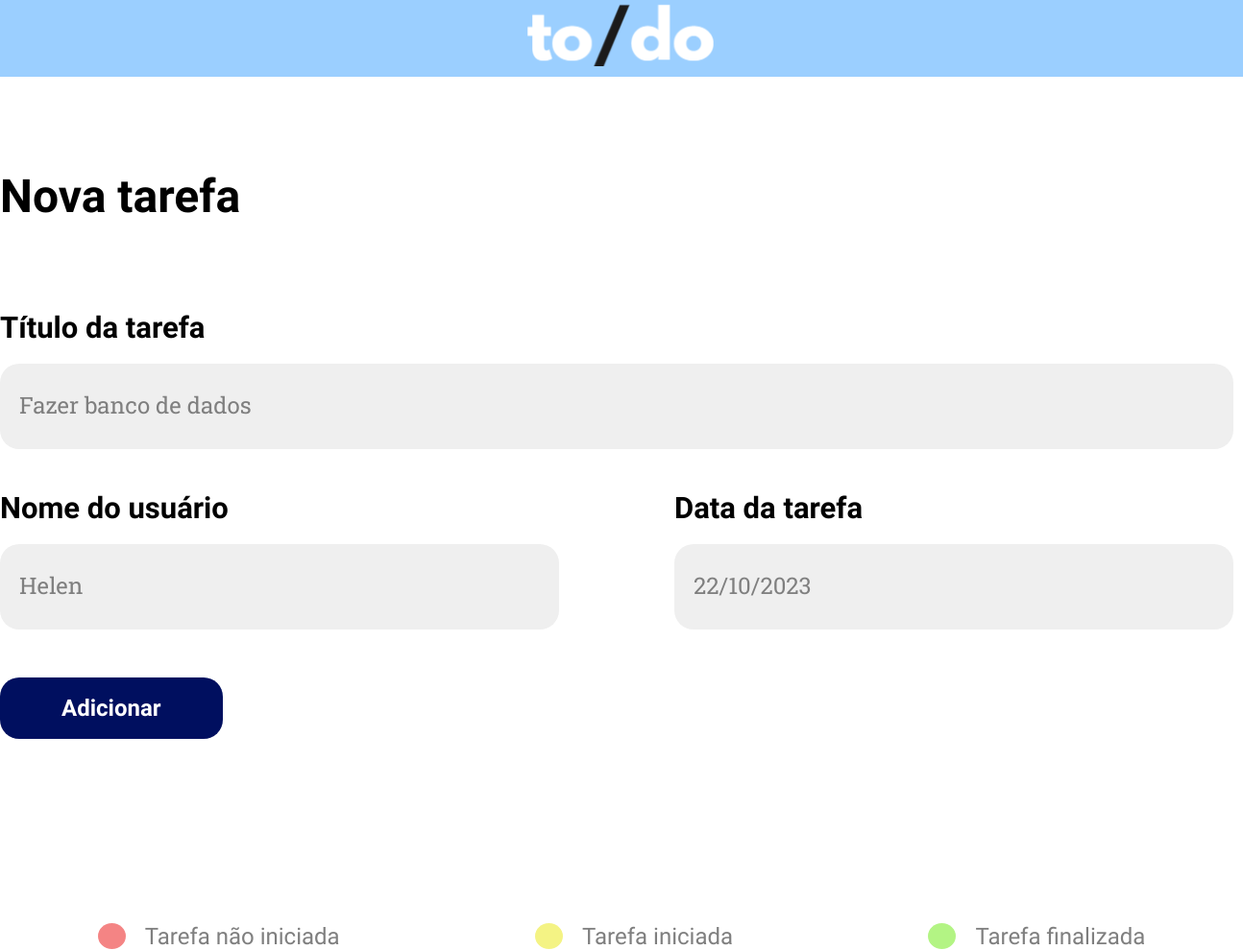
The page /editar_tarefa/2 on the database as committed earlier.
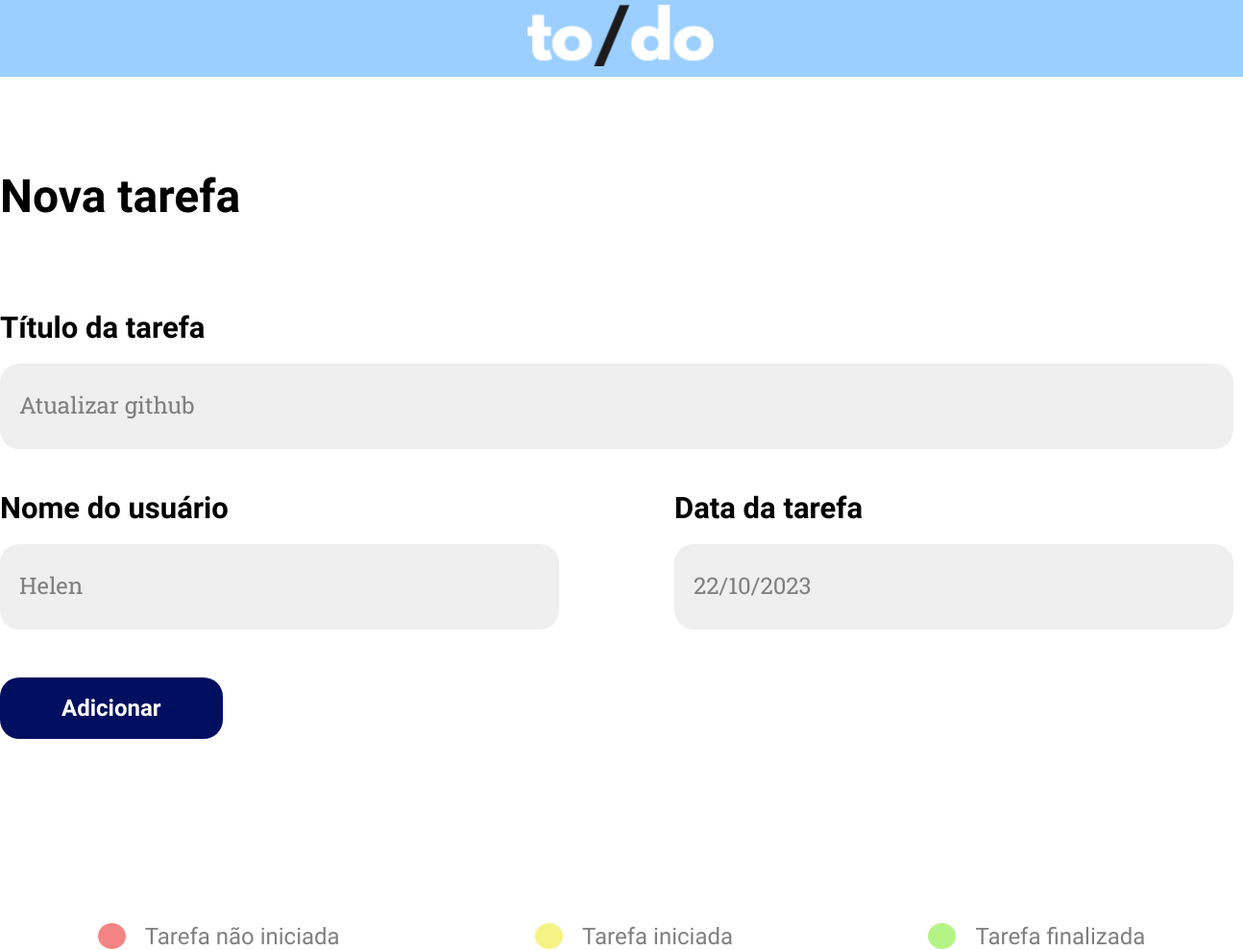
The same page on the database as committed later.
### tables this page shows
CREATE TABLE activities (
            id INTEGER PRIMARY KEY AUTOINCREMENT, 
            name TEXT,
            description TEXT, 
            date TEXT,
            start_time TEXT,
            end_time TEXT,
            status TEXT);

### main.py (the view)
@app.route('/editar_tarefa/<string:id>', methods=['POST','GET'])
def editar_tarefa(id):
    identificador = int(id)
    resposta = db.select_from_table(custom_query=f"SELECT id, name, description, date FROM activities WHERE id = {identificador}")
    id = resposta[0][0]
    nome = resposta[0][1]
    descricao = resposta[0][2]
    data = resposta[0][3]
    return render_template('update.html', nome=nome, descricao=descricao, data=data, id=id)

### bd_tutorial.py (called while the page is built)
def create_connection(db_file) -> sqlite3.Connection:
    conn = None
    conn = sqlite3.connect(db_file)
    return conn

def select_from_table(table_name : str = None, custom_query : str = None) -> list[tuple]:
    conn = create_connection(DB_PATH)
    cur = conn.cursor()
    if not custom_query:
        cur.execute(f"SELECT * FROM {table_name}")
    else:
        print(custom_query)
        cur.execute(custom_query)
    rows = cur.fetchall()
    return rows

### templates/update.html (shortened to what this page needs)
<!DOCTYPE html>
<html lang="en">
<head>
    <link rel="stylesheet" href="{{ url_for('static',    filename='register.css') }}">
</head>
<body>
    <header class="headerSection">
        <div class="headerContainer">
            <img class="logo" src="{{ url_for('static',filename='assets/logo.svg') }}" alt="Logo">
        </div>
    </header>
    <div class="formsSection">
        <div class="forms">
            <h1 class="h1"> Nova tarefa </h1>
            <div class="formsContainer">
                <form class="form" action="{{url_for('atualizar', id=id)}}" method="POST">
                        <div class="inputContainer">
                            <label for="">Título da tarefa</label>
                            <input type="text" id="descricao" name="descricao"
                            placeholder="{{descricao}}">
                        </div>
                        <div class="form2">
                            <div class="inputContainer2">
                                <label for=""> Nome do usuário</label>
                                <input type="text"
                                name="nome"
                                id="nome" placeholder="{{nome}}">
                            </div>
                            <div class="inputContainer2">
                                <label for=""> Data da tarefa</label>
                                <input type="text"
                                name="data" id="data"
                                placeholder="{{data}}">
                            </div>
                        </div>
                        <div class="buttonContainer">
                            <button class="submitButton" type="submit">
                                <a class="linkButton" href="">
                                    Adicionar
                                </a>
                            </button>
                        </div>
                </form>
            </div>
        </div>
        <div class="captionsSection">
                <div class="captionsContainer">
                    <div class="caption">
                        <img class="logo" src="{{ url_for('static',filename='assets/Cor Categoria Vermelho.svg') }}" alt="Categoria Vermelho">
                        <p class="bThin"> Tarefa não iniciada</p>
                    </div>
                    <div class="caption">
                        <img class="logo" src="{{ url_for('static',filename='assets/Cor Categoria Amarelo.svg') }}"  alt="Categoria Amarela">
                        <p class="bThin"> Tarefa iniciada</p>
                    </div>
                    <div class="caption">
                        <img class="logo" src="{{ url_for('static',filename='assets/Cor Categoria Verde.svg') }}"  alt="Categoria Verde">
                        <p class="bThin">Tarefa finalizada</p>
                    </div>
                </div>
        </div>
</body>
</html>

Rows that differ between the two databases and show on the page:
changed activities "Helen": descricao "Fazer banco de dados" → "Atualizar github"
